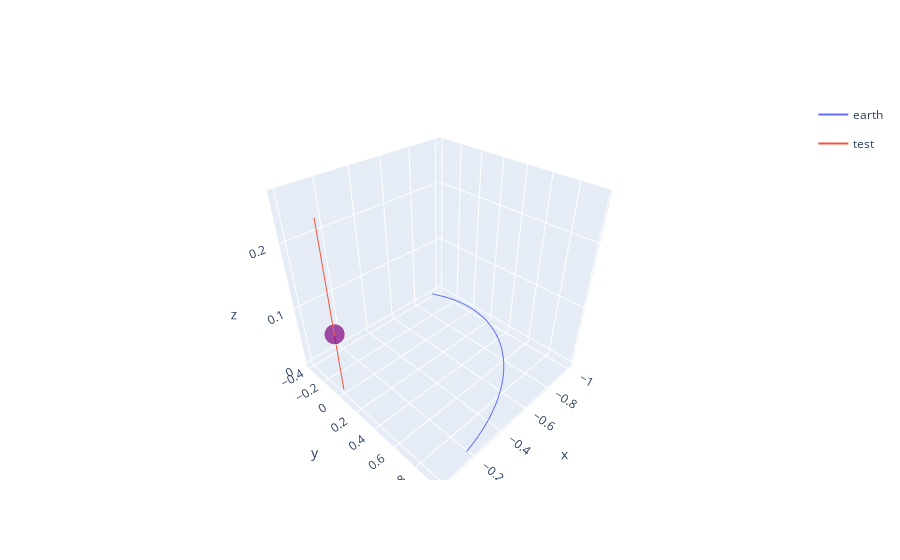

Here is the notebook cell this chart was saved with:
### Code cell
plotter = src.Plotter(env=tf_env)
plotter.draw("3d", zrange=None)
